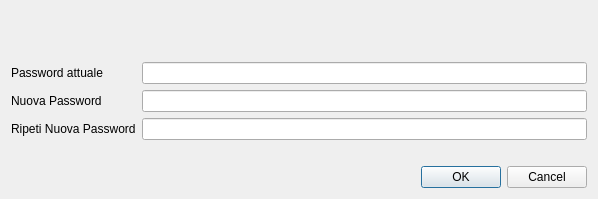
<?xml version="1.0" encoding="UTF-8"?>
<ui version="4.0">
 <class>AskPassphraseDialog</class>
 <widget class="QDialog" name="AskPassphraseDialog">
  <property name="geometry">
   <rect>
    <x>0</x>
    <y>0</y>
    <width>598</width>
    <height>199</height>
   </rect>
  </property>
  <property name="sizePolicy">
   <sizepolicy hsizetype="Preferred" vsizetype="Minimum">
    <horstretch>0</horstretch>
    <verstretch>0</verstretch>
   </sizepolicy>
  </property>
  <property name="minimumSize">
   <size>
    <width>550</width>
    <height>0</height>
   </size>
  </property>
  <property name="windowTitle">
   <string>Passphrase Dialog</string>
  </property>
  <layout class="QVBoxLayout" name="verticalLayout">
   <item>
    <widget class="QLabel" name="warningLabel">
     <property name="textFormat">
      <enum>Qt::RichText</enum>
     </property>
     <property name="wordWrap">
      <bool>true</bool>
     </property>
    </widget>
   </item>
   <item>
    <layout class="QFormLayout" name="formLayout">
     <property name="fieldGrowthPolicy">
      <enum>QFormLayout::AllNonFixedFieldsGrow</enum>
     </property>
     <item row="0" column="0">
      <widget class="QLabel" name="passLabel1">
       <property name="text">
        <string>Password attuale</string>
       </property>
      </widget>
     </item>
     <item row="0" column="1">
      <widget class="QLineEdit" name="passEdit1">
       <property name="echoMode">
        <enum>QLineEdit::Password</enum>
       </property>
      </widget>
     </item>
     <item row="1" column="0">
      <widget class="QLabel" name="passLabel2">
       <property name="text">
        <string>Nuova Password</string>
       </property>
      </widget>
     </item>
     <item row="1" column="1">
      <widget class="QLineEdit" name="passEdit2">
       <property name="echoMode">
        <enum>QLineEdit::Password</enum>
       </property>
      </widget>
     </item>
     <item row="2" column="0">
      <widget class="QLabel" name="passLabel3">
       <property name="text">
        <string>Ripeti Nuova Password</string>
       </property>
      </widget>
     </item>
     <item row="2" column="1">
      <widget class="QLineEdit" name="passEdit3">
       <property name="echoMode">
        <enum>QLineEdit::Password</enum>
       </property>
      </widget>
     </item>
     <item row="3" column="1">
      <widget class="QLabel" name="capsLabel">
       <property name="font">
        <font>
         <weight>75</weight>
         <bold>true</bold>
        </font>
       </property>
       <property name="text">
        <string/>
       </property>
       <property name="alignment">
        <set>Qt::AlignCenter</set>
       </property>
      </widget>
     </item>
    </layout>
   </item>
   <item>
    <widget class="QDialogButtonBox" name="buttonBox">
     <property name="orientation">
      <enum>Qt::Horizontal</enum>
     </property>
     <property name="standardButtons">
      <set>QDialogButtonBox::Cancel|QDialogButtonBox::Ok</set>
     </property>
    </widget>
   </item>
  </layout>
 </widget>
 <resources/>
 <connections>
  <connection>
   <sender>buttonBox</sender>
   <signal>accepted()</signal>
   <receiver>AskPassphraseDialog</receiver>
   <slot>accept()</slot>
   <hints>
    <hint type="sourcelabel">
     <x>248</x>
     <y>254</y>
    </hint>
    <hint type="destinationlabel">
     <x>157</x>
     <y>274</y>
    </hint>
   </hints>
  </connection>
  <connection>
   <sender>buttonBox</sender>
   <signal>rejected()</signal>
   <receiver>AskPassphraseDialog</receiver>
   <slot>reject()</slot>
   <hints>
    <hint type="sourcelabel">
     <x>316</x>
     <y>260</y>
    </hint>
    <hint type="destinationlabel">
     <x>286</x>
     <y>274</y>
    </hint>
   </hints>
  </connection>
 </connections>
</ui>
